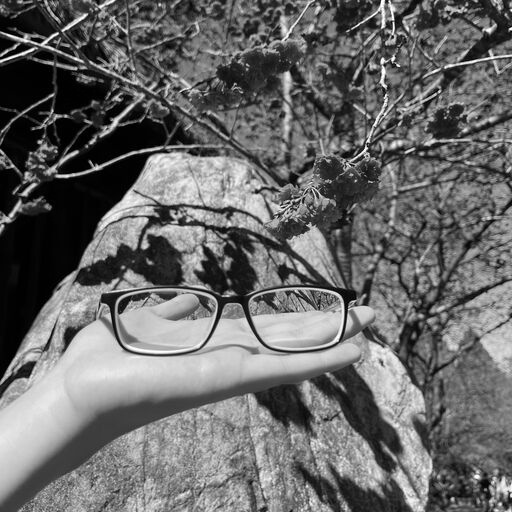
#> input picture hw6/input.jpeg, 512 x 512 px
$ python code.py
#> lines starting #> are read from the running program, lines starting #| are printed output that depends on the picture; after the words box and inside, x2 and y2 are one past the last pixel; in counts of white or black regions, pixels touching at a corner belong together
import cv2

def otsu(histogram):
    total = sum(histogram)
    probabilities = [(hist/total, i) for i, hist in enumerate(histogram) if hist != 0]
    m = sum(prob * i for prob, i in probabilities)
    m_a = 0.0
    a = 0.0
    mx, threshold = 0.0, -1
    for prob, i in probabilities:
        m_a += i * prob
        a += prob
        if a == 0 or (1 - a) == 0:
            continue
        v = (m_a - m * a) ** 2 / (a * (1 - a))
        if v > mx:
            threshold = i
            mx = v
    return threshold


img = cv2.imread("input.jpeg", 0)
#> img is the input picture: shape (512, 512); min 0, max 255, mean 105.5
hist = cv2.calcHist([img], [0], None, [256], [0,256])
#> hist = 256 values, max 5310 at index 2, min 20 at index 251, mean 1024
threshold = otsu(hist)
#> in otsu, `total = sum(histogram)`: total = [262144]
#> in otsu, `probabilities = [(hist/total, i) for i, hist in enumerate(histogram) i..`: probabilities = 256 items, first 6: ([0.00491], 0), ([0.0178], 1), ([0.0203], 2), ([0.0126], 3), ([0.0109], 4), ([0.00603], 5)
#> in otsu, `m = sum(prob * i for prob, i in probabilities)`: m = [105.5]
#> the loop in otsu, `for prob, i in probabilities:` made 256 passes
#> (prob, m_a, a, v, mx) on passes 1 to 12: ([0.00491], [0], [0.00491], [54.96], [54.96]), ([0.0178], [0.0178], [0.0227], [254.4], [254.4]), ([0.0203], [0.0583], [0.0429], [486.5], [486.5]), ([0.0126], [0.096], [0.0555], [632.7], [632.7]), ([0.0109], [0.14], [0.0664], [760.3], [760.3]), ([0.00603], [0.17], [0.0724], [830.9], [830.9]), ([0.00419], [0.195], [0.0766], [879.6], [879.6]), ([0.00269], [0.214], [0.0793], [910.4], [910.4]), ([0.00215], [0.231], [0.0815], [934.7], [934.7]), ([0.00205], [0.249], [0.0835], [957.5], [957.5]), ([0.00195], [0.269], [0.0855], [979], [979]), ([0.00166], [0.287], [0.0871], [996.9], [996.9])
#> mx on passes 61 to 66: [2538.4], [2573.5], [2606.4], [2634.8], [2660.4], [2682.6]
#> after the loop in otsu, `for prob, i in probabilities:`: a = [1]; m_a = [105.5]; mx = [3042.3]; threshold = 104
#> threshold = 104
img[img >= threshold] = 255
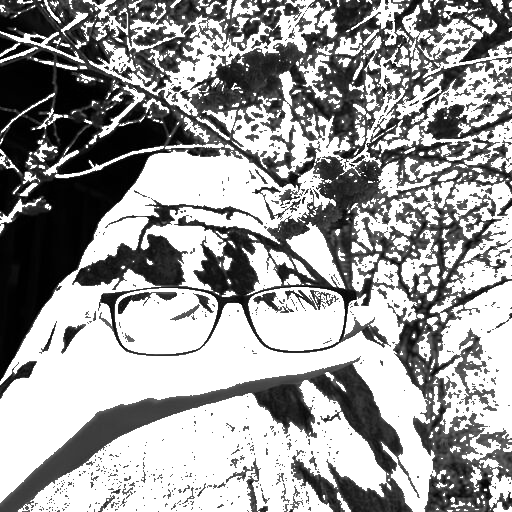
#> img: shape (512, 512); min 0, max 255, mean 154.6
img[img < threshold] = 0
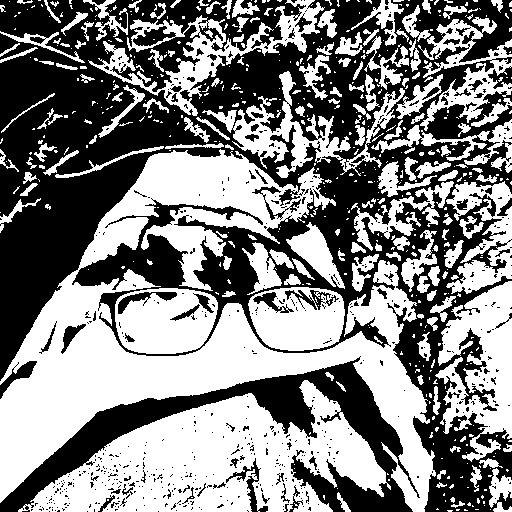
#> img: shape (512, 512); 51.3% white; 663 black regions (601 under 20 px), largest, box (x1, y1, x2, y2) and area: (0, 0, 512, 512) 104832, (0, 356, 420, 512) 15356, (226, 458, 268, 512) 449

cv2.imwrite('./output.jpeg', img)
